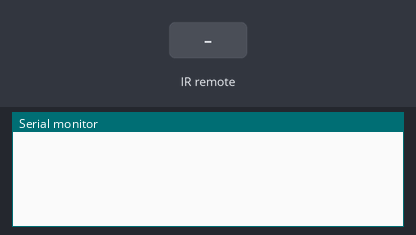
Recording of a sketch running on a simulated Arduino Uno, built with avr-gcc and run on an emulated ATmega328P. Shown: the last lines printed to the serial monitor. Inputs (shaded band) come from the test bench.

Above: at 1.2 s.
1.3 s: infrared code 0xFF30CF received
At 2.4 s:
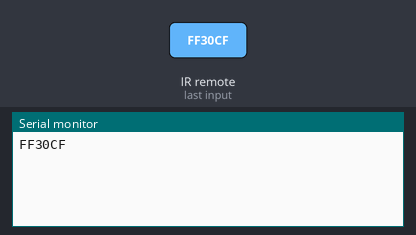
2.8 s: infrared code 0xFF18E7 received
At 3.6 s:
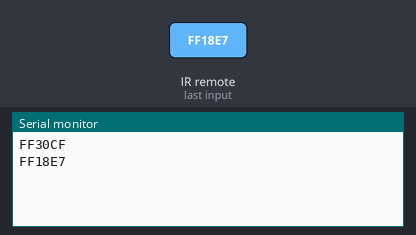

Measured:
- after the input at 1.3 s, the serial monitor: prints a new line at once (image 1)
- after the input at 2.8 s, the serial monitor: prints a new line at once (image 2)

The sketch:

IR-Receiver.ino
```cpp
#include <IRremote.h>

int RECV_PIN = 11;
int gruen = 2;
int gelb = 3;
int rot = 4;


IRrecv irrecv(RECV_PIN);

decode_results results;

void setup()
{
  Serial.begin(9600);
  irrecv.enableIRIn(); // Start the receiver
}

void loop() {
  if (irrecv.decode(&results)) {
    Serial.println(results.value, HEX);
    irrecv.resume(); // Receive the next value
  }
  delay(100);
  //LED-Schalter();
  //digitalWrite(gruen, HIGH);
  //digitalWrite(gelb, HIGH);
  //digitalWrite(rot, HIGH);
  switch(results.value)
  {
  case 0xFF30CF:
    digitalWrite(gruen, HIGH);
    break;

  case 0xFF18E7:
    digitalWrite(gruen, LOW);
    break;
  }

}
```
